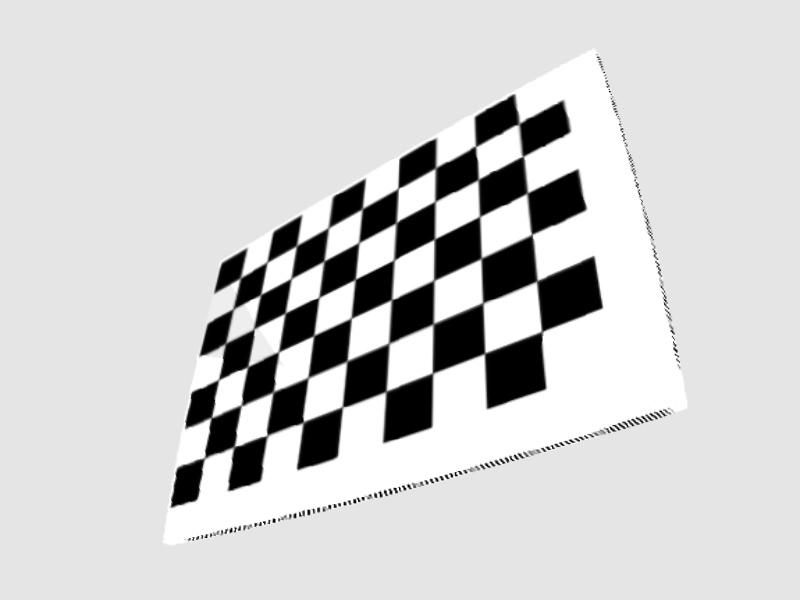
//> input picture cameraCalibration/camera_image000/000.jpg, 800 x 600 px
$ ./demo_dilatation_erosion ../../../cameraCalibration/camera_image000/000.jpg   (built with g++ and OpenCV 4)
//> lines starting //> are read from the running program, lines starting //| are printed output that depends on the picture
// Taken from: samples/cpp/tutorial_code/ImgProc/Morphology_1.cpp
/**
 * @file Morphology_1.cpp
 * @brief Erosion and Dilation sample code
 * @author OpenCV team
 */

#include "opencv2/imgproc/imgproc.hpp"
#include "opencv2/highgui/highgui.hpp"
#include <stdlib.h>
#include <stdio.h>

using namespace cv;

/// Global variables
Mat src, erosion_dst, dilation_dst;

int erosion_elem = 0;
int erosion_size = 0;
int dilation_elem = 0;
int dilation_size = 0;
int const max_elem = 2;
int const max_kernel_size = 21;

/** Function Headers */
void Erosion( int, void* );
void Dilation( int, void* );

/**
 * @function main
 */
int main( int, char** argv )
{
  /// Load an image
  src = imread( argv[1] );
//> src is the input picture: 600 rows x 800 cols, CV_8UC3; min 0, max 255, mean 208.2

  if( !src.data )
    { return -1; }

  /// Create windows
  namedWindow( "Erosion Demo", CV_WINDOW_AUTOSIZE );
  namedWindow( "Dilation Demo", CV_WINDOW_AUTOSIZE );
  cvMoveWindow( "Dilation Demo", src.cols, 0 );

  /// Create Erosion Trackbar
  createTrackbar( "Element:\n 0: Rect \n 1: Cross \n 2: Ellipse", "Erosion Demo",
          &erosion_elem, max_elem,
          Erosion );
//> slider 'Element:\n 0: Rect \n 1: Cross \n' is set to 1

  createTrackbar( "Kernel size:\n 2n +1", "Erosion Demo",
          &erosion_size, max_kernel_size,
          Erosion );
//> slider 'Kernel size:\n 2n +1' is set to 7

  /// Create Dilation Trackbar
  createTrackbar( "Element:\n 0: Rect \n 1: Cross \n 2: Ellipse", "Dilation Demo",
          &dilation_elem, max_elem,
          Dilation );
//> slider 'Element:\n 0: Rect \n 1: Cross \n' is set to 1

  createTrackbar( "Kernel size:\n 2n +1", "Dilation Demo",
          &dilation_size, max_kernel_size,
          Dilation );
//> slider 'Kernel size:\n 2n +1' is set to 7

  /// Default start
  Erosion( 0, 0 );
  Dilation( 0, 0 );

  waitKey(0);
  return 0;
}

/**
 * @function Erosion
 */
void Erosion( int, void* )
{
  int erosion_type = 0;
  if( erosion_elem == 0 ){ erosion_type = MORPH_RECT; }
  else if( erosion_elem == 1 ){ erosion_type = MORPH_CROSS; }
  else if( erosion_elem == 2) { erosion_type = MORPH_ELLIPSE; }

  Mat element = getStructuringElement( erosion_type,
                       Size( 2*erosion_size + 1, 2*erosion_size+1 ),
                       Point( erosion_size, erosion_size ) );
  /// Apply the erosion operation
  erode( src, erosion_dst, element );
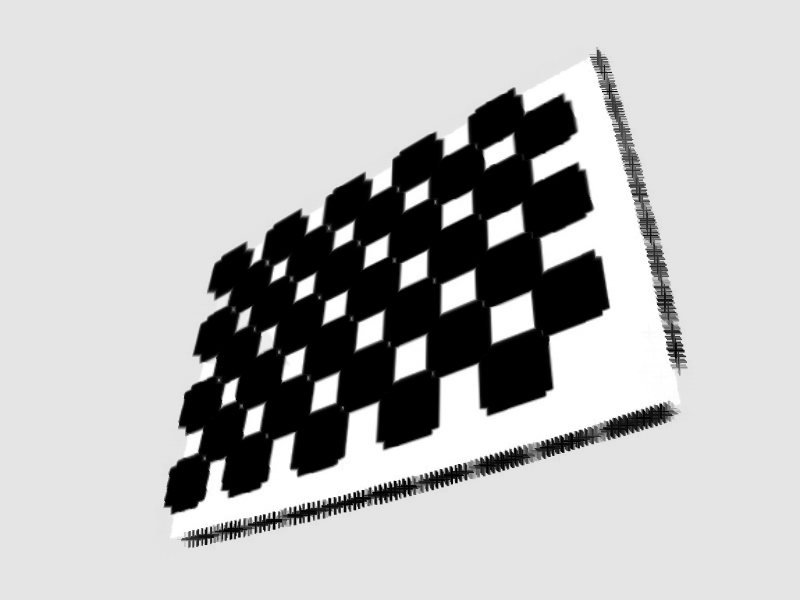
//> erosion_dst: 600 rows x 800 cols, CV_8UC3; min 0, max 255, mean 187.1
  imshow( "Erosion Demo", erosion_dst );
}

/**
 * @function Dilation
 */
void Dilation( int, void* )
{
  int dilation_type = 0;
  if( dilation_elem == 0 ){ dilation_type = MORPH_RECT; }
  else if( dilation_elem == 1 ){ dilation_type = MORPH_CROSS; }
  else if( dilation_elem == 2) { dilation_type = MORPH_ELLIPSE; }

  Mat element = getStructuringElement( dilation_type,
                       Size( 2*dilation_size + 1, 2*dilation_size+1 ),
                       Point( dilation_size, dilation_size ) );
  /// Apply the dilation operation
  dilate( src, dilation_dst, element );
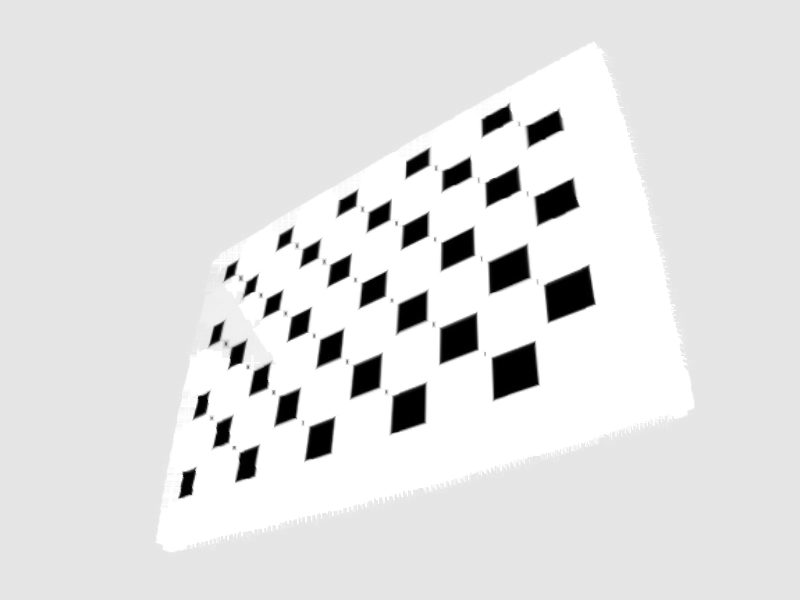
//> dilation_dst: 600 rows x 800 cols, CV_8UC3; min 0, max 255, mean 225.7
  imshow( "Dilation Demo", dilation_dst );
}

$ run again, on cameraCalibration/camera_image000/002.jpg
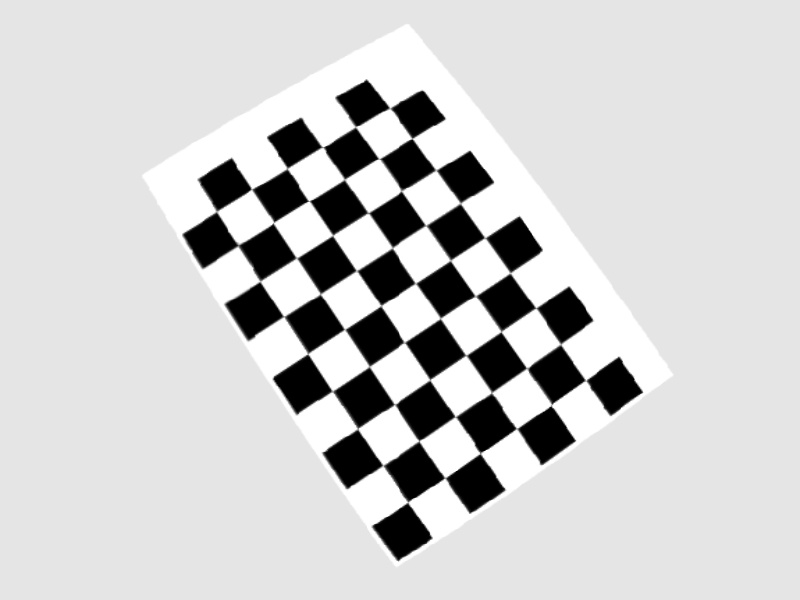
//> input picture cameraCalibration/camera_image000/002.jpg, 800 x 600 px
//> src is the input picture: 600 rows x 800 cols, CV_8UC3; min 0, max 255, mean 205.3
//> in Erosion, `erode( src, erosion_dst, element );`:
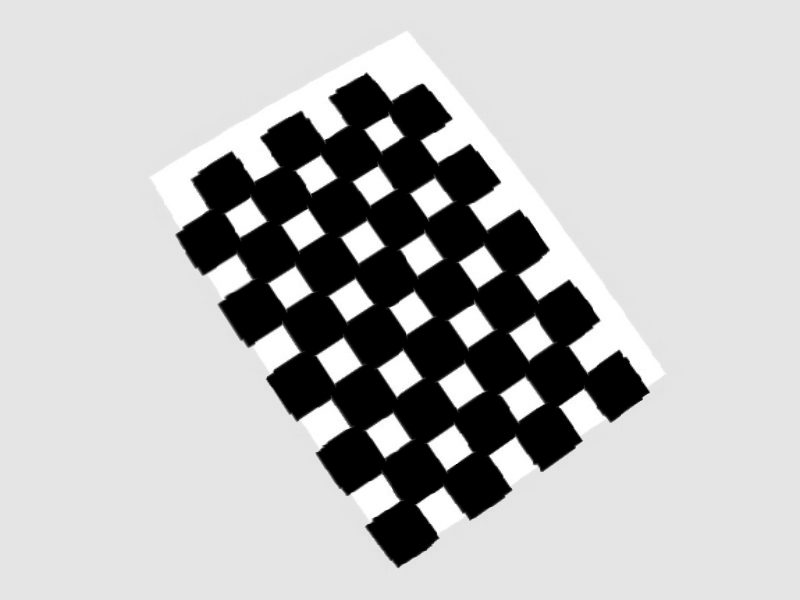
//> erosion_dst: 600 rows x 800 cols, CV_8UC3; min 0, max 255, mean 188.3
//> in Dilation, `dilate( src, dilation_dst, element );`:
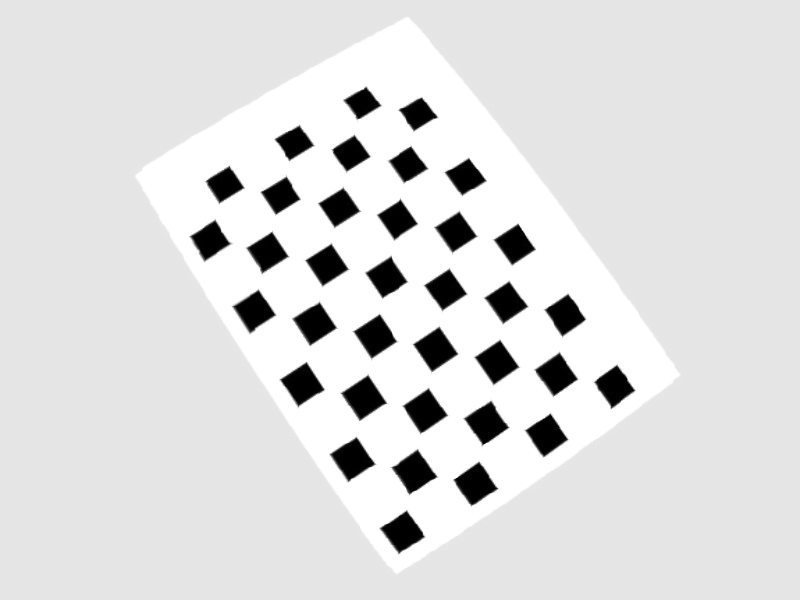
//> dilation_dst: 600 rows x 800 cols, CV_8UC3; min 0, max 255, mean 221.2

$ run again, on cameraCalibration/camera_image000/003.jpg
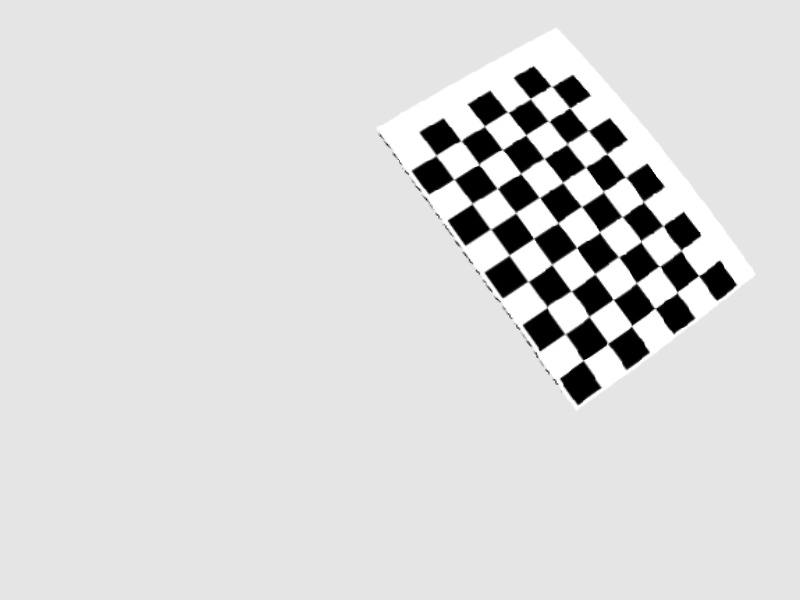
//> input picture cameraCalibration/camera_image000/003.jpg, 800 x 600 px
//> src is the input picture: 600 rows x 800 cols, CV_8UC3; min 0, max 255, mean 217.7
//> in Erosion, `erode( src, erosion_dst, element );`:
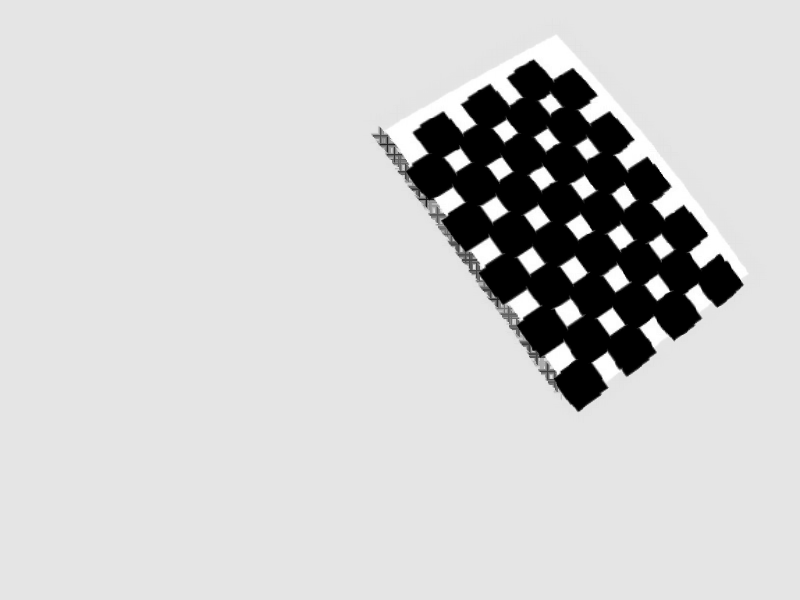
//> erosion_dst: 600 rows x 800 cols, CV_8UC3; min 0, max 255, mean 206.1
//> in Dilation, `dilate( src, dilation_dst, element );`:
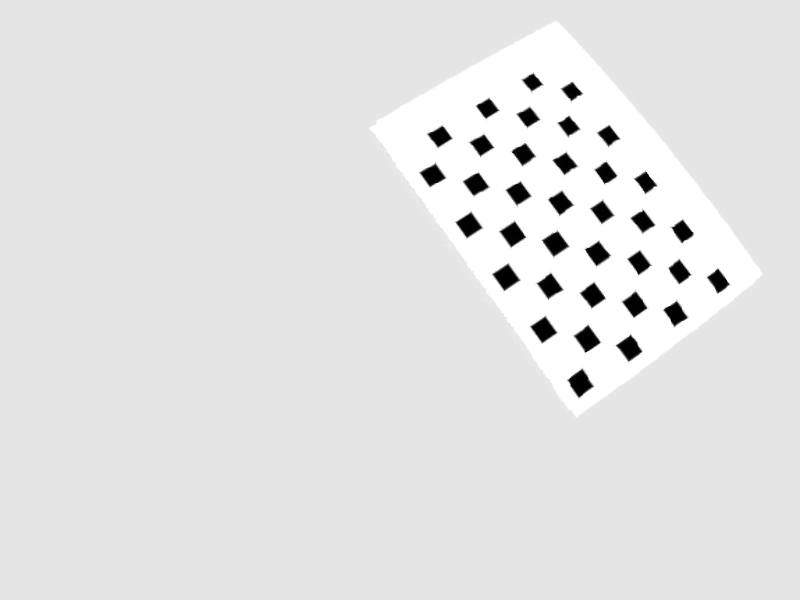
//> dilation_dst: 600 rows x 800 cols, CV_8UC3; min 0, max 255, mean 227.9
